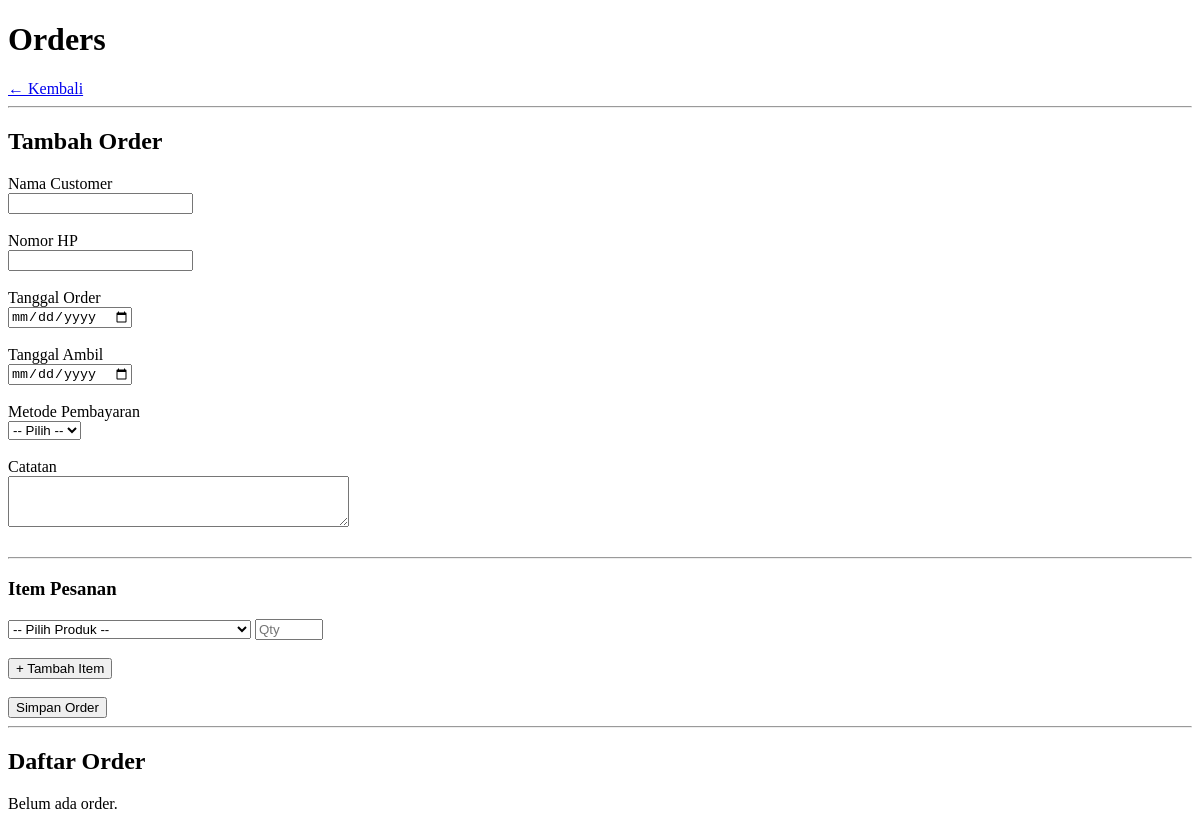
The page /orders on the database as committed earlier.
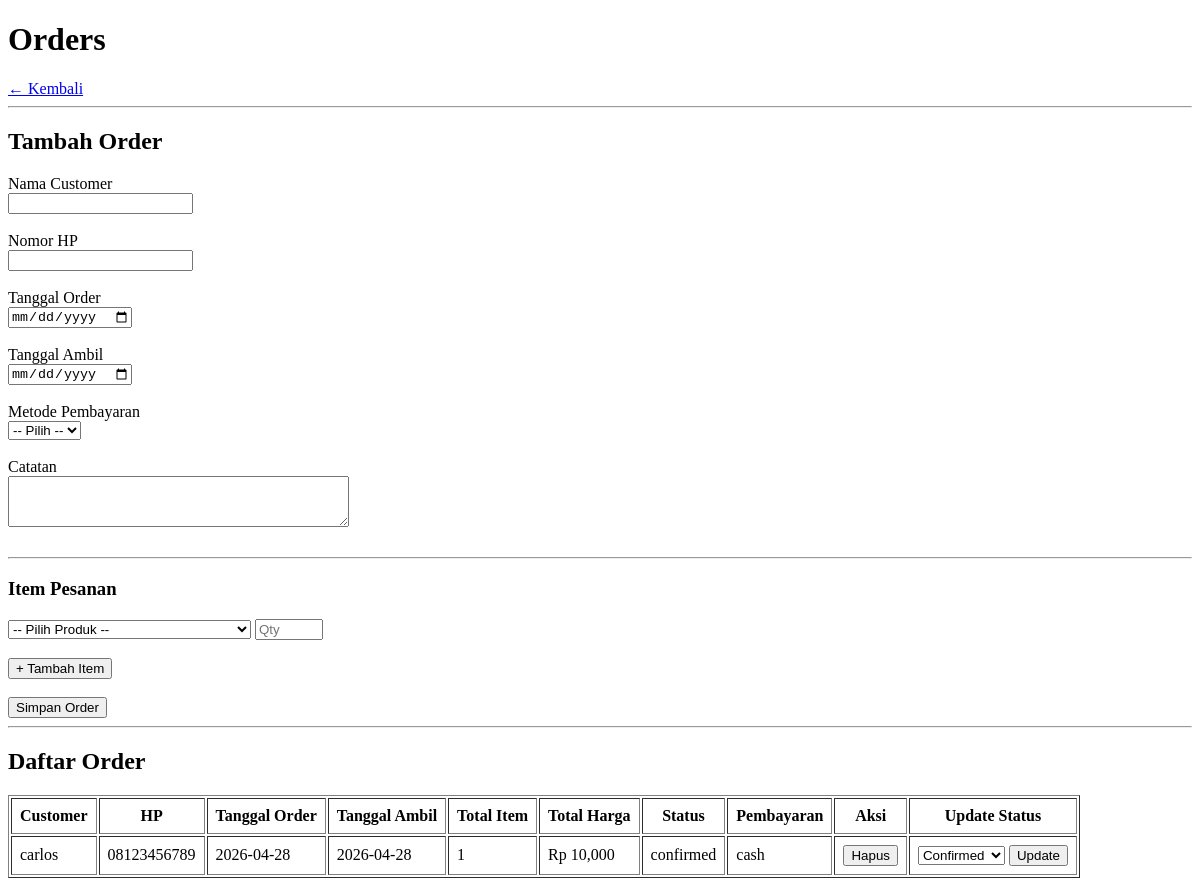
The same page on the database as committed later.
### tables this page shows
CREATE TABLE orders (
    id              INTEGER PRIMARY KEY AUTOINCREMENT,
    customer_name   TEXT NOT NULL,
    customer_phone  TEXT,
    order_date      TEXT NOT NULL,
    pickup_date     TEXT,
    status          TEXT DEFAULT 'pending',
    payment_method  TEXT NOT NULL,
    payment_status  TEXT DEFAULT 'unpaid',
    notes           TEXT,
    created_at      TEXT DEFAULT CURRENT_TIMESTAMP
);

### app.py (the view)
@app.route('/orders')
def orders():
    all_orders = get_all_orders()
    all_products = get_all_products()
    return render_template('orders.html', orders=all_orders, products=all_products)

### database/db.py (called while the page is built)
def get_connection():
    conn = sqlite3.connect(DB_PATH)
    conn.row_factory = sqlite3.Row
    conn.execute("PRAGMA foreign_keys = ON")
    return conn

def get_all_products():
    conn = get_connection()
    products = conn.execute(
        "SELECT * FROM products WHERE is_active = 1 ORDER BY name"
    ).fetchall()
    conn.close()
    return products

def get_all_orders():
    conn = get_connection()
    orders = conn.execute("""
        SELECT o.*,
               COUNT(oi.id) as total_items,
               SUM(oi.quantity * oi.price) as total_harga
        FROM orders o
        LEFT JOIN order_items oi ON o.id = oi.order_id
        GROUP BY o.id
        ORDER BY o.created_at DESC
    """).fetchall()
    conn.close()
    return orders

### templates/orders.html (shortened to what this page needs)
<!DOCTYPE html>
<html lang="id">
<head>
</head>
<body>
    <h1>Orders</h1>
    <a href="/">← Kembali</a>
    <hr>
    <h2>Tambah Order</h2>
    <form action="/orders/add" method="POST">
        <label>Nama Customer</label><br>
        <input type="text" name="customer_name" required><br><br>
        <label>Nomor HP</label><br>
        <input type="text" name="customer_phone"><br><br>
        <label>Tanggal Order</label><br>
        <input type="date" name="order_date" required><br><br>
        <label>Tanggal Ambil</label><br>
        <input type="date" name="pickup_date"><br><br>
        <label>Metode Pembayaran</label><br>
        <select name="payment_method" required>
            <option value="">-- Pilih --</option>
        </select><br><br>
        <label>Catatan</label><br>
        <textarea name="notes" rows="3" cols="40"></textarea><br><br>
        <hr>
        <h3>Item Pesanan</h3>
        <div id="items-container">
            <div class="item-row">
                <select name="product_id[]" required>
                    <option value="">-- Pilih Produk --</option>
                </select>
                <input type="number" name="quantity[]" placeholder="Qty" min="1" required style="width:60px">
            </div>
        </div>
        <br>
        <button type="button" onclick="addItem()">+ Tambah Item</button>
        <br><br>
        <button type="submit">Simpan Order</button>
    </form>
    <hr>
    <h2>Daftar Order</h2>
    {% if orders %}
    <table border="1" cellpadding="8">
        <thead>
            <tr>
                <th>Customer</th>
                <th>HP</th>
                <th>Tanggal Order</th>
                <th>Tanggal Ambil</th>
                <th>Total Item</th>
                <th>Total Harga</th>
                <th>Status</th>
                <th>Pembayaran</th>
                <th>Aksi</th>
                <th>Update Status</th>
            </tr>
        </thead>
        <tbody>
            {% for order in orders %}
            <tr>
                <td>{{ order['customer_name'] }}</td>
                <td>{{ order['customer_phone'] }}</td>
                <td>{{ order['order_date'] }}</td>
                <td>{{ order['pickup_date'] or '-' }}</td>
                <td>{{ order['total_items'] }}</td>
                <td>Rp {{ "{:,.0f}".format(order['total_harga'] or 0) }}</td>
                <td>{{ order['status'] }}</td>
                <td>{{ order['payment_method'] }}</td>
                <td>
                    <form action="/orders/delete/{{ order['id'] }}" method="POST"
                            onsubmit="return confirm('Hapus order ini?')">
                        <button type="submit">Hapus</button>
                    </form>
                </td>
                <td>
                    <form action="/orders/status/{{ order['id'] }}" method="POST">
                        <select name="status">
                            <option value="confirmed" {{ 'selected' if order['status'] == 'confirmed' }}>Confirmed</option>
                        </select>
                        <button type="submit">Update</button>
                    </form>
                </td>
            </tr>
            {% endfor %}
        </tbody>
    </table>
    {% else %}
    <p>Belum ada order.</p>
    {% endif %}
</body>
</html>

Rows that differ between the two databases and show on the page:
added orders: customer_name "carlos", customer_phone "08123456789", order_date "2026-04-28", pickup_date "2026-04-28", total_items "1", order "10,000", status "confirmed", payment_method "cash"
Other text that changed with them:
text no longer shown: "Belum ada order."
text now shown: "Customer HP Tanggal Order Tanggal Ambil Total Item Total Harga Status Pembayaran Aksi Update Status"
